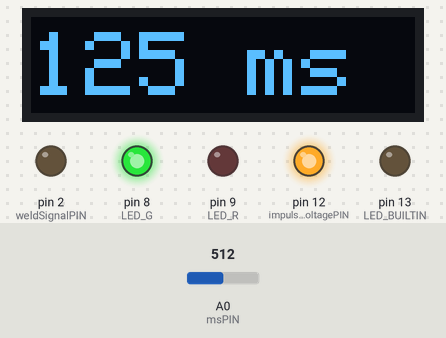
The sketch below on a simulated Arduino Uno, built with avr-gcc and run on an emulated ATmega328P. Parts: 128×32 one-colour display, output pins drawn as LEDs (lit = HIGH). Inputs (shaded band) come from the test bench; at power-on: A0 (msPIN) = 512.

Above: at 3.2 s.
3.3 s: A0 (msPIN) set to 716
At 4.2 s:
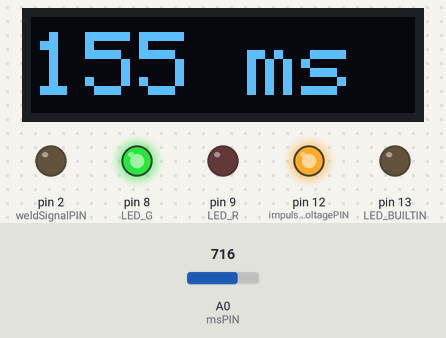
4.8 s: A0 (msPIN) set to 900
At 5.4 s:
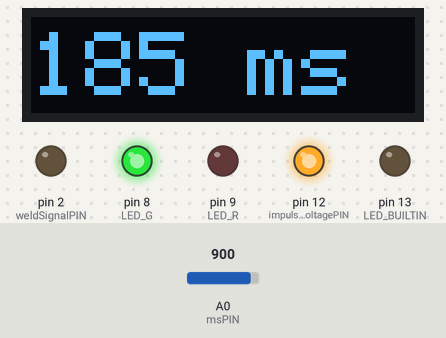
6.3 s: A0 (msPIN) set to 1023
At 7.8 s:
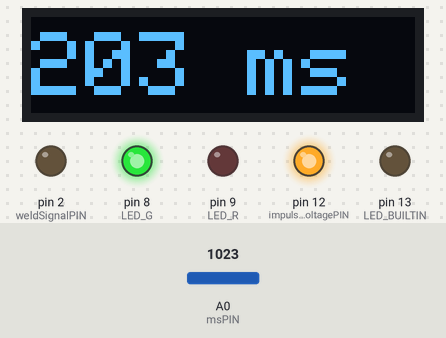
Timing chart, 0 to 9.3 s (numbered marks = the images above; inputs shaded):
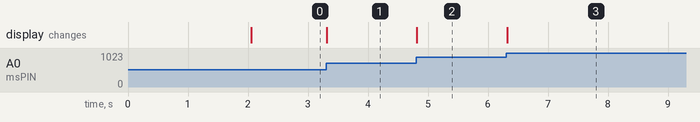

The sketch:

Point-Welder-V1.ino
```cpp
/***************************************************
    HJERNEN ("The Brain")

    Functionality:
    - Adjust value of ms (miliseconds)
    - Relay-programming
    - Button for opening the relay
    - OLED screen showing ms value
    - Potentiometer for changing the ms value
***************************************************/
#include <SPI.h>
#include <Wire.h>
#include <Adafruit_GFX.h>
#include <Adafruit_SSD1306.h>

#define SCREEN_WIDTH 128  // OLED oled width,  in pixels
#define SCREEN_HEIGHT 32  // OLED oled height, in pixels

Adafruit_SSD1306 oled(SCREEN_WIDTH, SCREEN_HEIGHT, &Wire, -1);  // Declare SSD1306 oled connected to I2C


/*** Global variables ***/
// Constants
const int msPIN = A0;                   // Analog INPUT value of potentiometer at pin 19 (A0)
const int impulseVoltagePIN = 12;       // Impulse switch OUTPUT at pin 15 (D12)
const int impulseReadPIN = 11;          // Impulse switch INPUT (read) at pin 14 (D11)
const int weldSignalPIN = 2;            // BS170 gate OUTPUT signal at pin 5 (D2)
const int LED_G = 8;                    // Green LED OUTPUT (D8)
const int LED_R = 9;                    // Red LED OUTPUT (D9)
const long millisInterval = 500;        // 500 ms
const int N = 31;                       // Number of values in compArray

// Variables and start-values
bool weld = false;                  // Boolean help variable with start-value
bool updateOLED_bool = false;       // Boolean help variable with updating the OLED
int msVAL = 0;                      // Default start ms-value
unsigned long previousMillis = 0;   // Timing
int compArray[N];                   // Helper array with 30 ints


/*** Setup ***/
void setup() {
  // Array setup
  compArray[0] = 50;  // First index value is 50 (ms)
  for (unsigned int i = 1; i < N; i++) {
    compArray[i] = compArray[i-1] + 5;
  }

  // PIN setup
  pinMode(impulseReadPIN, INPUT);
  pinMode(impulseVoltagePIN, OUTPUT);
  pinMode(weldSignalPIN, OUTPUT);
  pinMode(msPIN, INPUT);
  pinMode(LED_BUILTIN, OUTPUT);
  pinMode(LED_G, OUTPUT);
  pinMode(LED_R, OUTPUT);

  // Interrupt setup
  attachInterrupt(digitalPinToInterrupt(impulseReadPIN), triggerWeld, RISING);  // Triggers when pin goes from LOW to HIGH

  // OLED oled and startup
  // initialize OLED oled with address 0x3C for 128x32
  // Don't set pinMode when dealing with OLED (!), it uses I2C
  if (!oled.begin(SSD1306_SWITCHCAPVCC, 0x3C)) {
    Serial.println(F("[ERROR] SSD1306 allocation failed"));
    while (true);
  }
  delay(2000);
  oled.clearDisplay();
  oled.display();

  // Initial setup
  digitalWrite(impulseVoltagePIN, HIGH);  // Set +5V on the pin
  digitalWrite(LED_G, HIGH);
}


/*** Main loop ***/
void loop() {
  // Welding
  if (weld) {
    digitalWrite(LED_G, LOW);
    digitalWrite(LED_R, HIGH);
    digitalWrite(LED_BUILTIN, HIGH);      // Built-in LED indicator
    digitalWrite(weldSignalPIN, HIGH);    // Start weld - keep close to delay() for accuracy
    delay(msVAL);                         // Weld time
    digitalWrite(weldSignalPIN, LOW);     // Stop weld
    digitalWrite(LED_BUILTIN, LOW);
    digitalWrite(LED_R, LOW);
    digitalWrite(LED_G, HIGH);
    delay(1000);                          // Extra delay to ensure no double-interrupt on same button-push

    // Need to set weld = false here to ensure no double-interrupt-calling. This cooperates with the previous delay() to ensure only one weld each time the button is (quickly) pressed
    weld = false;                         // Set weld to false for next iteration
  }

  // Update ms-value
  msUpdate();                // Update ms value and OLED print settings
  oled.display();            // Update OLED display
}

/*** Functions ***/
// Interrupt handler
void triggerWeld() {
  weld = true;
}

// Update ms and OLED
void msUpdate() {
  msVAL = analogRead(msPIN);                // Read analog signal
  msVAL = map(msVAL, 0, 1023, 50, 203);     // Update msVAL and map analog input to between 50-200 ms

  compareWithArray();                       // Map value again to get steps and more stable ms value
  updateOLED();                             // Update OLED print settings
}

// Compare value and map to steps from compArray
void compareWithArray() {
  for (unsigned int i = 1; i < N; i++) {
    if (msVAL > compArray[i-1] && msVAL < compArray[i]) {
      int diffFloor = msVAL - compArray[i-1];
      int diffCeil = compArray[i] - msVAL;

      if (diffFloor > diffCeil) {
        msVAL = compArray[i];
      } else {
        msVAL = compArray[i-1];
      }
    }
  }
}

// OLED
void updateOLED() {
  oled.clearDisplay();
  oled.setTextSize(3);
  oled.setTextColor(WHITE);
  oled.setCursor(0, 5);
  oled.print(msVAL);
  oled.print(" ms");
}
```

Measured:
- after the input at 3.3 s, the display: changes at once (image 1)
- after the input at 4.8 s, the display: changes at once (image 2)
- after the input at 6.3 s, the display: changes at once (image 3)
